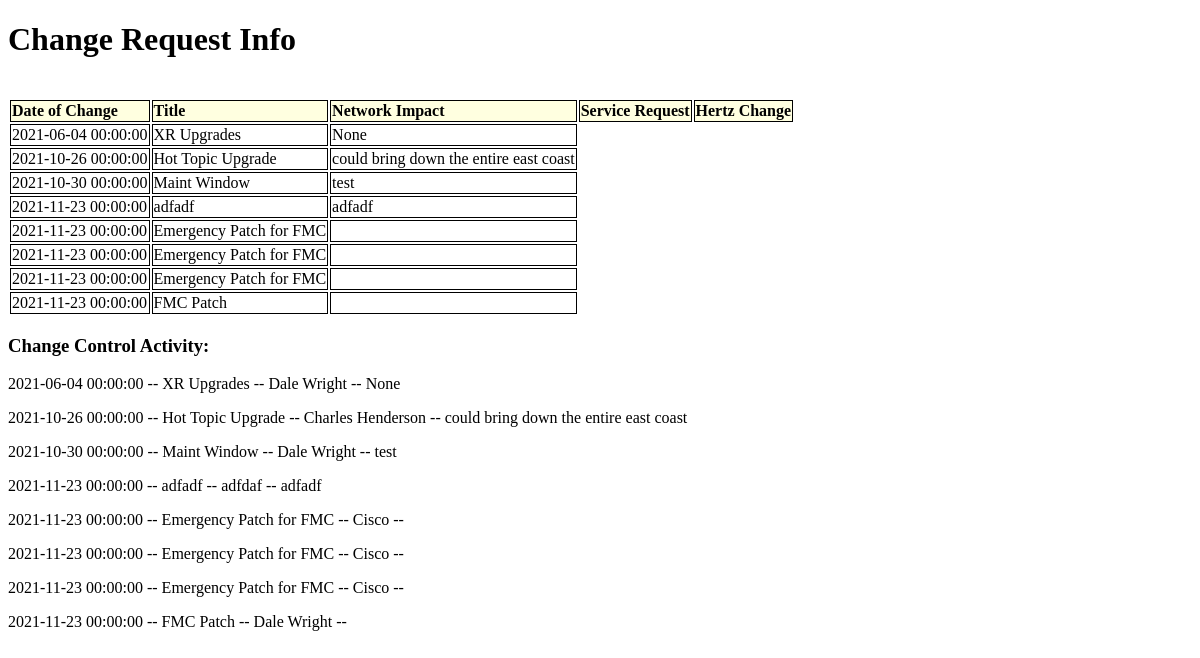
The app's page /summary, older data.
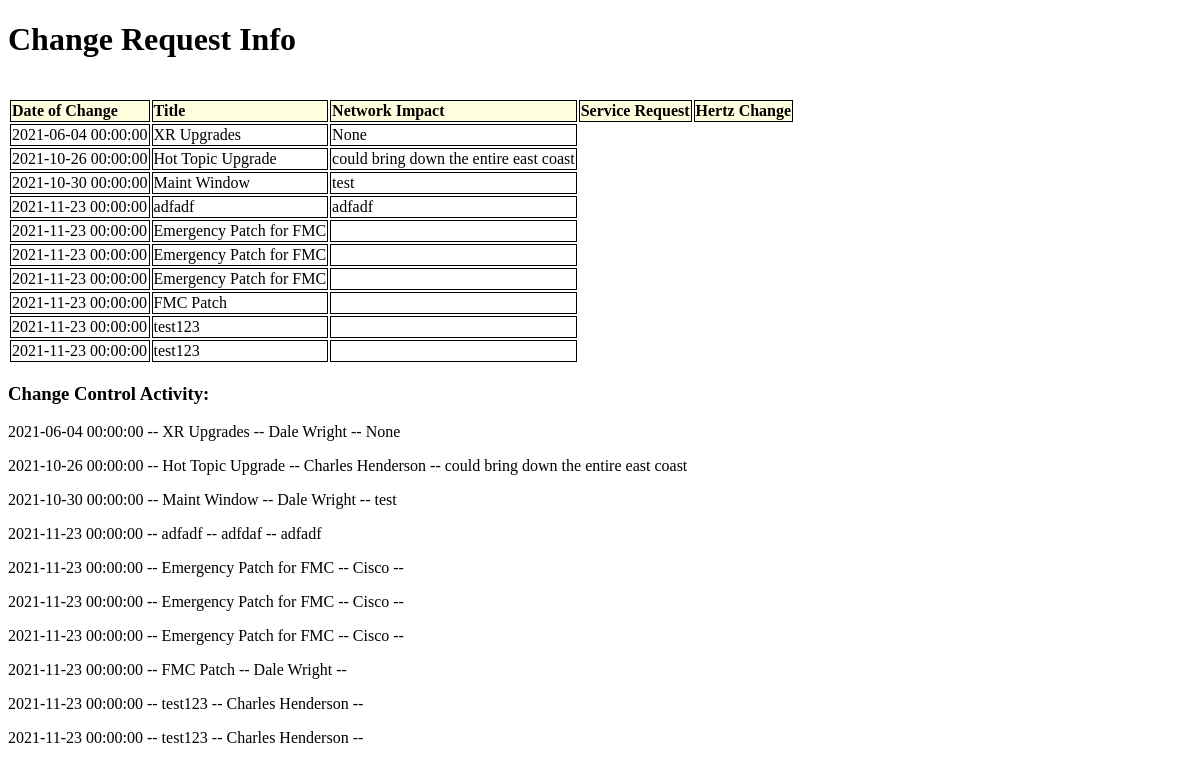
The same page, newer data.
### change_request/models.py (models this page shows, shortened)
class ChangeControl(db.Model):
    __tablename__ = 'change_control'
    id = db.Column(db.Integer, primary_key=True)
    change_type = db.Column(db.String(64))
    title = db.Column(db.String(64))
    swivel_desk = db.Column(db.String(3))
    owner_name = db.Column(db.String(64))
    start_date = db.Column(db.String(64))
    end_date = db.Column(db.String(64))
    summary = db.Column(db.Text())
    vendor = db.Column(db.String(64))
    technical_contact_email = db.Column(db.String(64))
    implementation_plan = db.Column(db.Text())
    rollback_plan = db.Column(db.Text())
    network_impact_details = db.Column(db.Text())
    test_plan = db.Column(db.Text())
    impact = db.Column(db.String(20))
    urgency = db.Column(db.String(20))
    failure_probability = db.Column(db.String(20))
    justification = db.Column(db.Text())
    emails = db.Column(db.String(128))

### change_request/views.py (the view)
@change_request.route('/summary')
def summary():
    changes = ChangeControl.query.all()
    print(changes)
    return render_template('summary.html', changes=changes)

### change_request/templates/summary.html (shortened to what this page needs)
<!DOCTYPE html>
<html lang="en">
<head>
</head>
<body style=background-color:#ffffff;>
<H1>Change Request Info</H1><br>
<table role=presentation style=border:1px >
    <tr style=background-color:#FFFFE0>
        <td><b>Date of Change</b></td>
        <td><b>Title</b></td>
        <td><b>Network Impact</b></td>
        <td><b>Service Request</b></td>
        <td><b>Hertz Change</b></td>
    </tr>
    {%  for change in changes %}
    <tr>
        <td>{{change.start_date}}</td>
        <td>{{change.title}}</td>
        <td>{{change.network_impact_details}}</td>
    </tr>
    {% endfor %}
</table>
<body>
    <h3>Change Control Activity:</h3>
    {%  for change in changes %}
    <p>{{ change.start_date }} -- {{ change.title }} -- {{ change.owner_name }} -- {{ change.network_impact_details}}</p>
    {% endfor %}
</body>
</html>

Row changes from the older to the newer data that the page shows:
added ChangeControl: start_date "2021-11-23 00:00:00", title "test123", owner_name "Charles Henderson"
added ChangeControl: start_date "2021-11-23 00:00:00", title "test123", owner_name "Charles Henderson"
